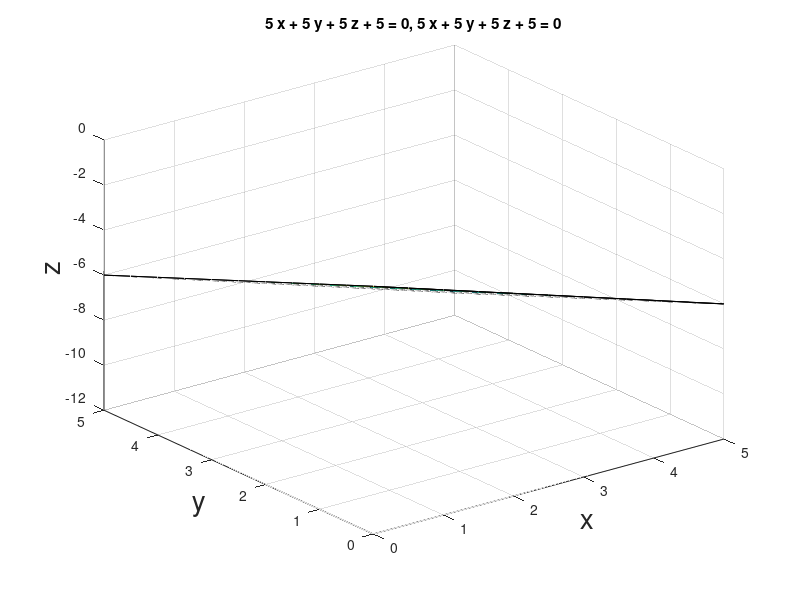

Reproduce this figure in MATLAB.
clc
X = 0:0.5:5;
Y = 0:0.5:5;

A1=3;
B1=0;
C1=-3;
D1=6;

A2=3;
B2=0;
C2=-3;
D2=12;



A1=input("A1 = ");
B1=input("B1 = ");
C1=input("C1 = ");
D1=input("D1 = ");

A2=input("A2 = ");
B2=input("B2 = ");
C2=input("C2 = ");
D2=input("D2 = ");

b0_1 = -D1/C1;
b1_1 = -A1/C1;
b2_1 = -B1/C1;

[x, y] = meshgrid(X,Y);

z_1 = b0_1+b1_1*x+b2_1*y;
surf (x, y, z_1);

grid on;
xlabel('x','FontSize',20);
ylabel('y','FontSize',20);
zlabel('z','FontSize',20);
hold on;
eq1 = sprintf("%d x + %d y + %d z + %d = 0", A1, B1, C1, D1);
eq2 = sprintf("%d x + %d y + %d z + %d = 0", A2, B2, C2, D2);


title(sprintf("%s, %s", eq1, eq2));

b0_2 = -D2/C2;
b1_2 = -A2/C2;
b2_2 = -B2/C2;


z_2 = b0_2+b1_2*x+b2_2*y;

surf (x, y, z_2);

